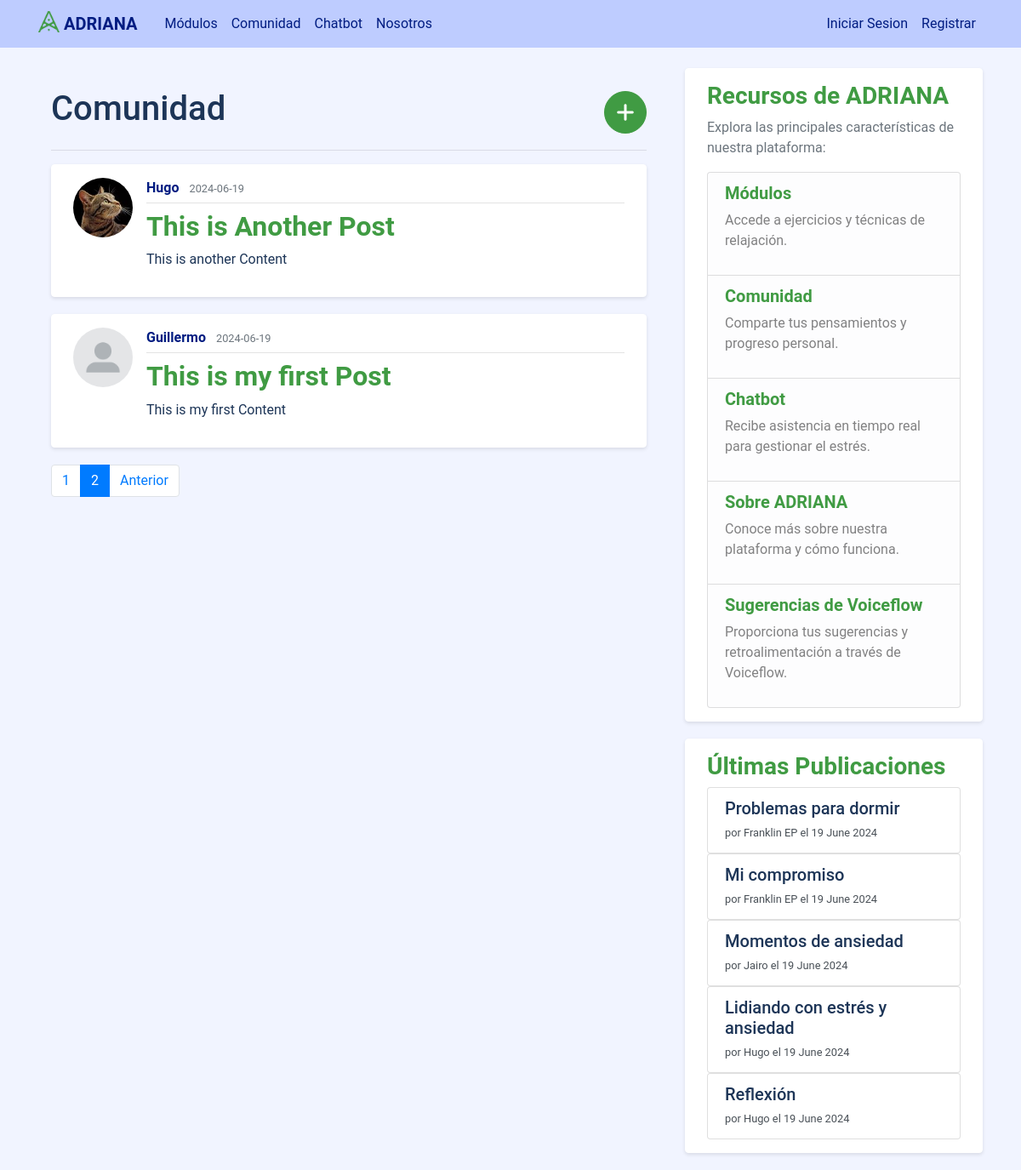
The page /home?page=2 on the database as committed earlier.
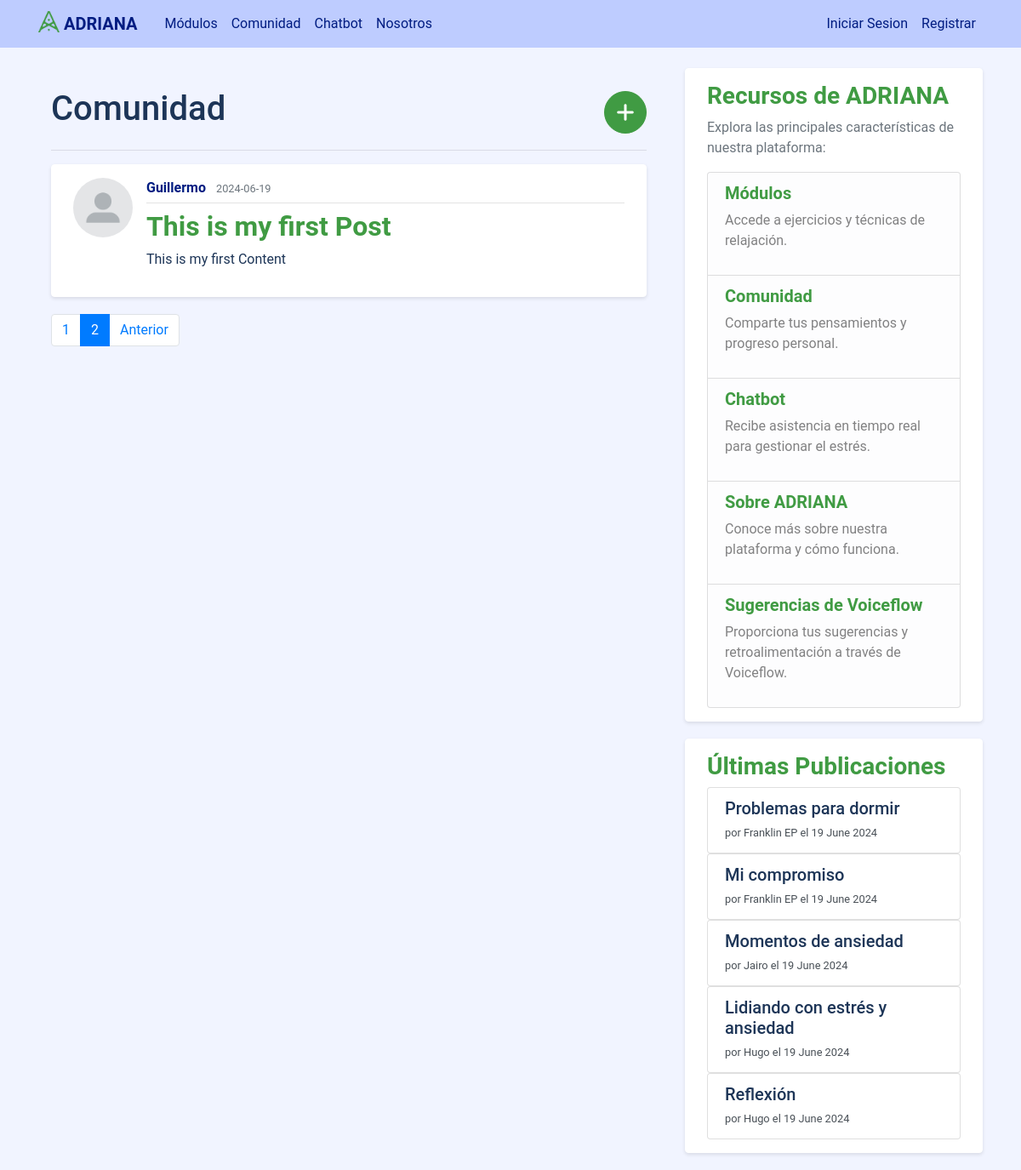
The same page on the database as committed later.
### adriana_assistant/models.py (models this page shows, shortened)
class Post(db.Model):
    id = db.Column(db.Integer, primary_key=True)
    title = db.Column(db.String(100), nullable=False)
    date_posted = db.Column(db.DateTime, nullable=False, default=datetime.utcnow)
    content = db.Column(db.Text, nullable=False)
    user_id = db.Column(db.Integer, db.ForeignKey('user.id'), nullable=False)

class User(db.Model, UserMixin):
    id = db.Column(db.Integer, primary_key=True)
    username = db.Column(db.String(20), unique=True, nullable=False)
    email = db.Column(db.String(120), unique=True, nullable=False)
    image_file = db.Column(db.String(20), nullable=False, default='default.jpg')
    password = db.Column(db.String(60), nullable=False)
    posts = db.relationship('Post', backref='author', lazy=True)

### adriana_assistant/routes.py (the view)
@app.route("/")
@app.route("/home")
def home():
    page = request.args.get('page', 1, type=int)
    posts = Post.query.order_by(Post.date_posted.desc()).paginate(page=page, per_page=5)
    latest_posts = Post.query.order_by(Post.date_posted.desc()).limit(5).all()
    return render_template('home.html', posts=posts, latest_posts=latest_posts)

### adriana_assistant/templates/home.html (shortened to what this page needs)
{% extends "layout.html" %}
{% block content %}
<div class="container mt-4">
    <div class="d-flex justify-content-between align-items-center">
        <h1>Comunidad</h1>
        <a class="btn btn-primary btn-circle" href="{{ url_for('new_post') }}"><i class="fa-solid fa-plus" style="color:white"></i></a>
    </div>
    <hr>
    {% for post in posts.items %}
        <article class="media content-section">
          <img class="rounded-circle article-img" src="{{ url_for('static', filename='profile_pics/' + post.author.image_file) }}">
          <div class="media-body">
            <div class="article-metadata">
              <a class="mr-2 username" href="{{ url_for('user_posts', username=post.author.username) }}">{{ post.author.username }}</a>
              <small class="text-muted">{{ post.date_posted.strftime('%Y-%m-%d') }}</small>
            </div>
            <h2><a class="article-title" href="{{ url_for('post', post_id=post.id) }}">{{ post.title }}</a></h2>
            <p class="article-content">{{ post.content }}</p>
          </div>
        </article>
    {% endfor %}
    <nav aria-label="Paginación de publicaciones">
        <ul class="pagination">
          {% for page_num in posts.iter_pages(left_edge=1, right_edge=1, left_current=1, right_current=2) %}
            {% if page_num %}
              {% if posts.page == page_num %}
                <li class="page-item active"><a class="page-link" href="{{ url_for('home', page=page_num) }}">{{ page_num }}</a></li>
              {% else %}
                <li class="page-item"><a class="page-link" href="{{ url_for('home', page=page_num) }}">{{ page_num }}</a></li>
              {% endif %}
            {% else %}
              <li class="page-item disabled"><span class="page-link">...</span></li>
            {% endif %}
          {% endfor %}
          {% if posts.has_prev %}
            <li class="page-item"><a class="page-link" href="{{ url_for('home', page=posts.prev_num) }}">Anterior</a></li>
          {% endif %}
        </ul>
    </nav>
</div>
{% endblock content %}

### adriana_assistant/templates/layout.html (shortened to what the changed rows need)
<!DOCTYPE html>
<html>
<head>
    <link rel="stylesheet" href="https://maxcdn.bootstrapcdn.com/bootstrap/4.0.0/css/bootstrap.min.css">
    <link rel="stylesheet" type="text/css" href="{{ url_for('static', filename='main.css') }}">
</head>
<body>
    <main role="main" class="container">
      <div class="row">
        <div class="col-md-8">
          {% block content %}{% endblock %}
        </div>
        <div class="col-md-4">
          <div class="content-section mt-3">
            {% for post in latest_posts %}
                <div class="list-group">
                    <a href="{{ url_for('post', post_id=post.id) }}" class="list-group-item list-group-item-action">
                        <h5 class="mb-1">{{ post.title }}</h5>
                        <small>por {{ post.author.username }} el {{ post.date_posted.strftime('%d %B %Y') }}</small>
                    </a>
                </div>
            {% endfor %}
          </div>
        </div>
      </div>
    </main>
  </body>
</html>

Rows that differ between the two databases and show on the page:
removed Post: image_file (picture), author.username "Hugo", date_posted "2024-06-19", title "This is Another Post", content "This is another Content", shown under "Comunidad"
